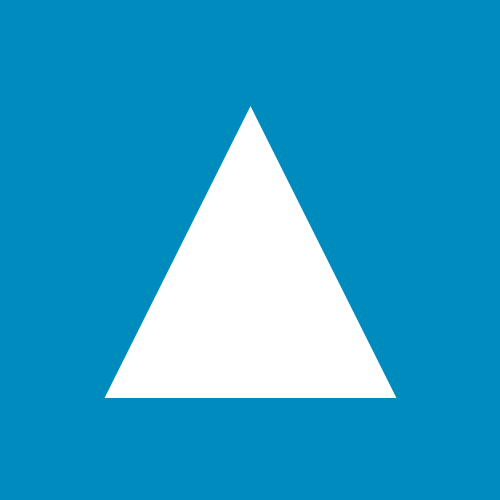
Frame 1 (no input)
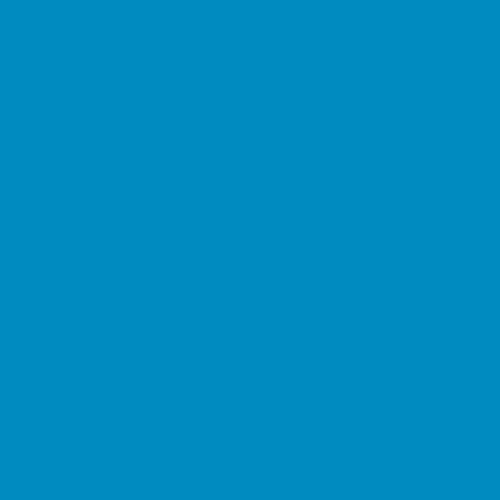
Frame 60 (the mouse pressed at the canvas centre just before this capture)
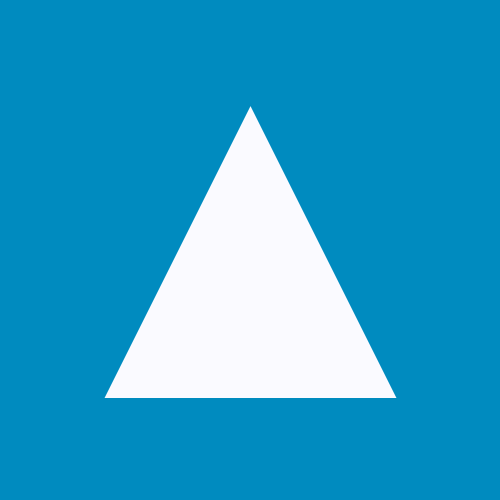
Frame 120 (the mouse held since frame 60 and released just before this capture)

The Processing sketch that drew these frames (run headless with seeded random() and noise(); from frame 60 on, the mouse is pressed at the canvas centre):

// Processing sketch: processing_111107
// ── processing_111107.pde

void setup(){
  size(500,500);
  background(0,139,191);
  rectMode(CENTER); 
  
}

void draw(){
  background(0,139,191); 
  strokeWeight(5);
  stroke(0,139,191);
  triangle(width/2,100,100,400,400,400);
  println(mouseX + " " + mouseY);
  
 if(mousePressed == true){
    fill(mouseX,mouseY,255);
  }else{
    fill(0,139,191);
}
}
